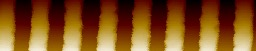
%> input picture Final/1-1.jpg, 256 x 51 px
$ octave final1.m   (GNU Octave 9; MATLAB toolbox functions it lacks are replaced by stand-ins)
%> lines starting %> are read from the running program, lines starting %| are printed output that depends on the picture; in (x1, y1, x2, y2) boxes, pixels count from 0 and x2, y2 are one past the last pixel; in counts of white or black regions, pixels touching at a corner belong together; the program's own positions count from 1
clc;
clear;
close;

img_w = 1500;
img_h = 300;

img1 = imread("1-1.jpg");
%> img1 is the input picture: size 51x256x3 uint8; mean R, G, B 127.1, 76.5, 27.3
img1_gray = rgb2gray(img1);
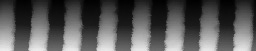
%> img1_gray: size 51x256 uint8; min 0, max 237, mean 86
fsx1 = img_w/size(img1,2);
%> fsx1 = 5.86
fsy1 = img_h/size(img1,1);
%> fsy1 = 5.88
T = adaptthresh(img1_gray,0.4,'ForegroundPolarity','dark');
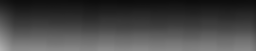
%> T: size 51x256 double; min 0.0468, max 0.694, mean 0.274
BW = imbinarize(img1_gray,T);
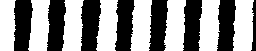
%> BW: size 51x256 logical; 55.3% white; 8 black regions, largest, box (x1, y1, x2, y2) and area: (81, 0, 101, 51) 859, (14, 0, 33, 51) 821, (183, 0, 202, 51) 809
F1 = fft2(BW,16*2^nextpow2(size(img1,1)),16*2^nextpow2(size(img1,2)));
figure(1);
imagesc(abs(fftshift(F1)));
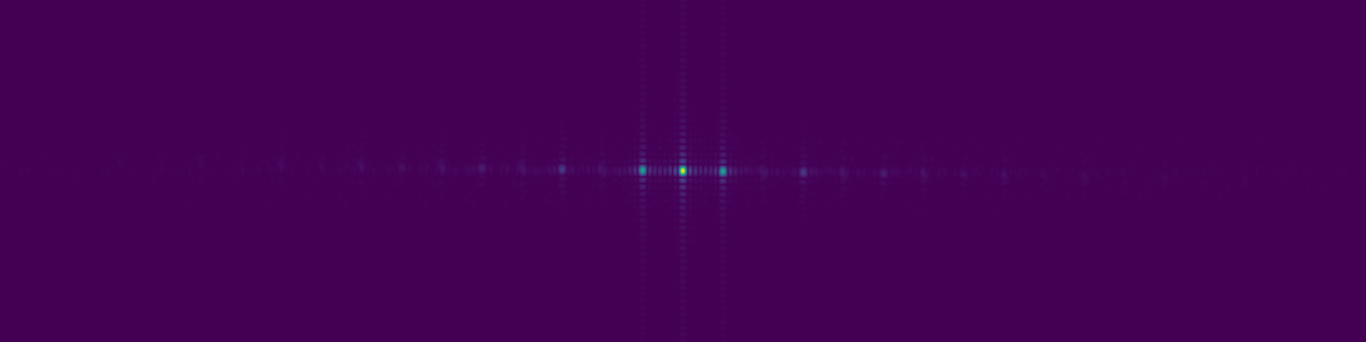
%> displayed picture: size 1024x4096x3, on the screen's scale of 0 to 255 (shown at 1/3 size); mean R, G, B 68, 1.4, 84.4

img2 = imread("1-2.jpg");
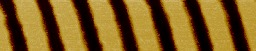
%> input picture Final/1-2.jpg, 256 x 51 px
%> img2 is the input picture: size 51x256x3 uint8; mean R, G, B 126.6, 93.7, 34.4
img2_gray = rgb2gray(img2);
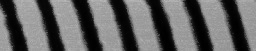
%> img2_gray: size 51x256 uint8; min 0, max 184, mean 96.8
fsx2 = img_w/size(img2,2);
%> fsx2 = 5.86
fsy2 = img_h/size(img2,1);
%> fsy2 = 5.88
F2 = fft2(img2_gray,16*2^nextpow2(size(img2,1)),16*2^nextpow2(size(img2,2)));
figure(2);
imagesc(abs(fftshift(F2)));
